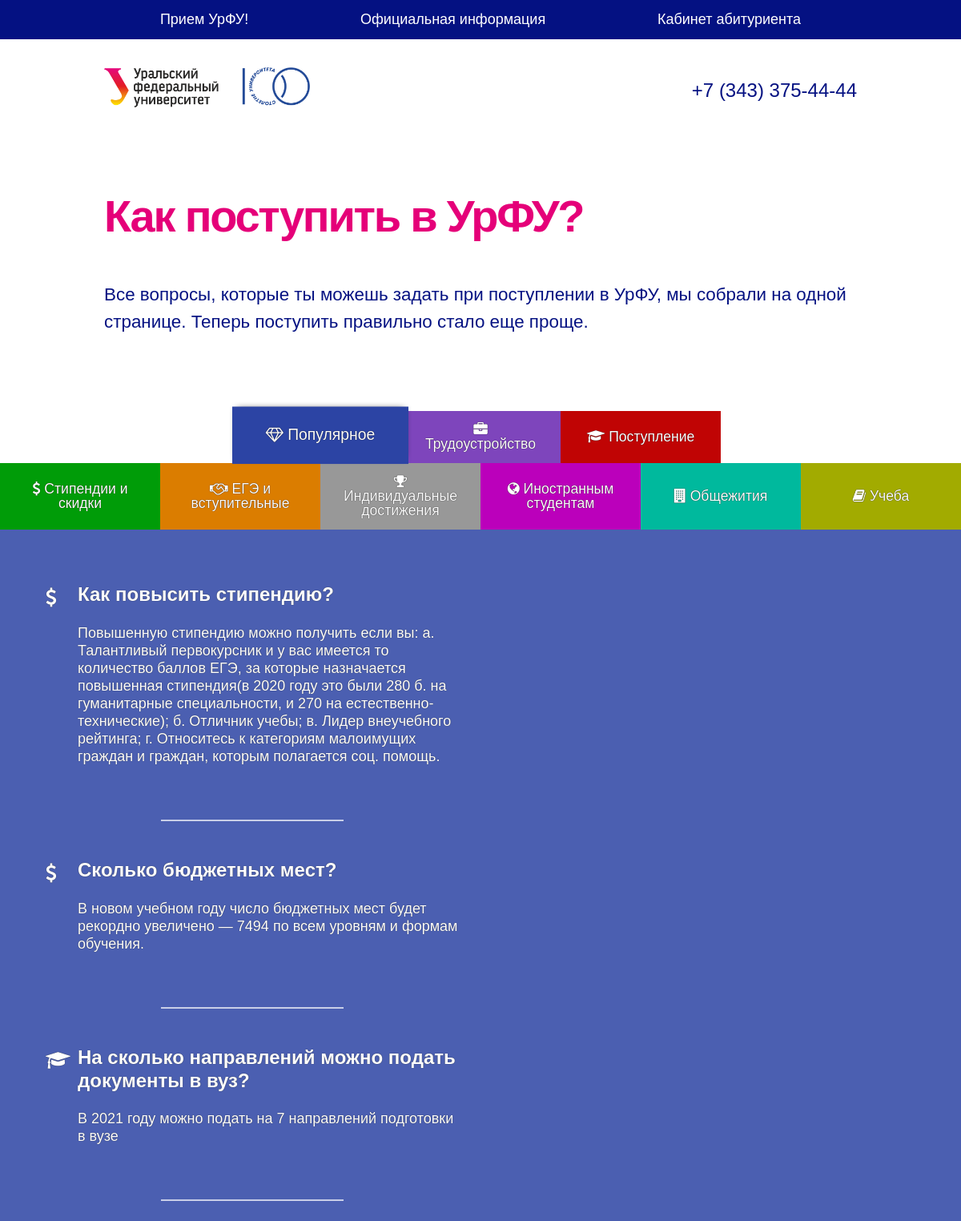
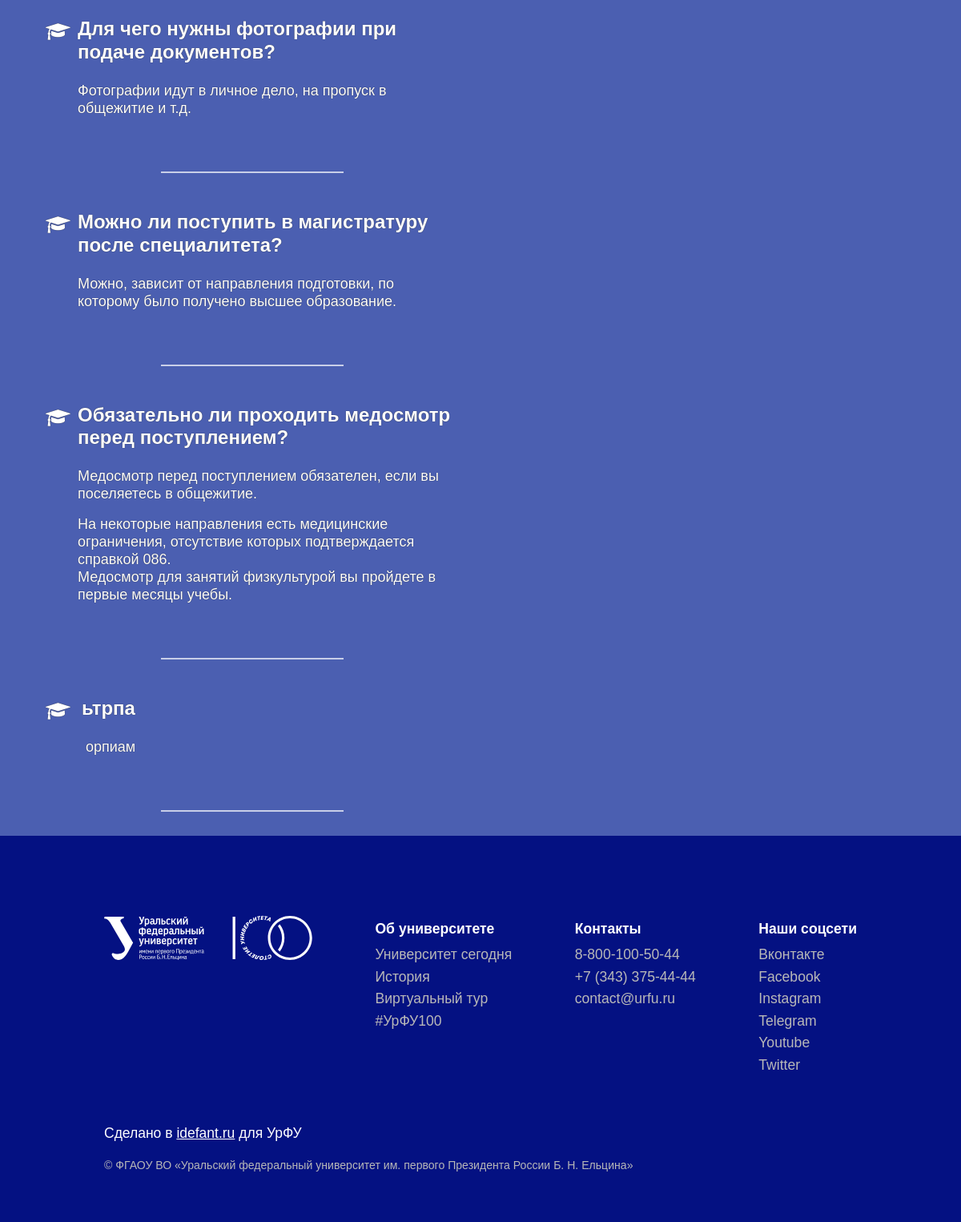
Before: / with the older database file (2 pictures, top to bottom).
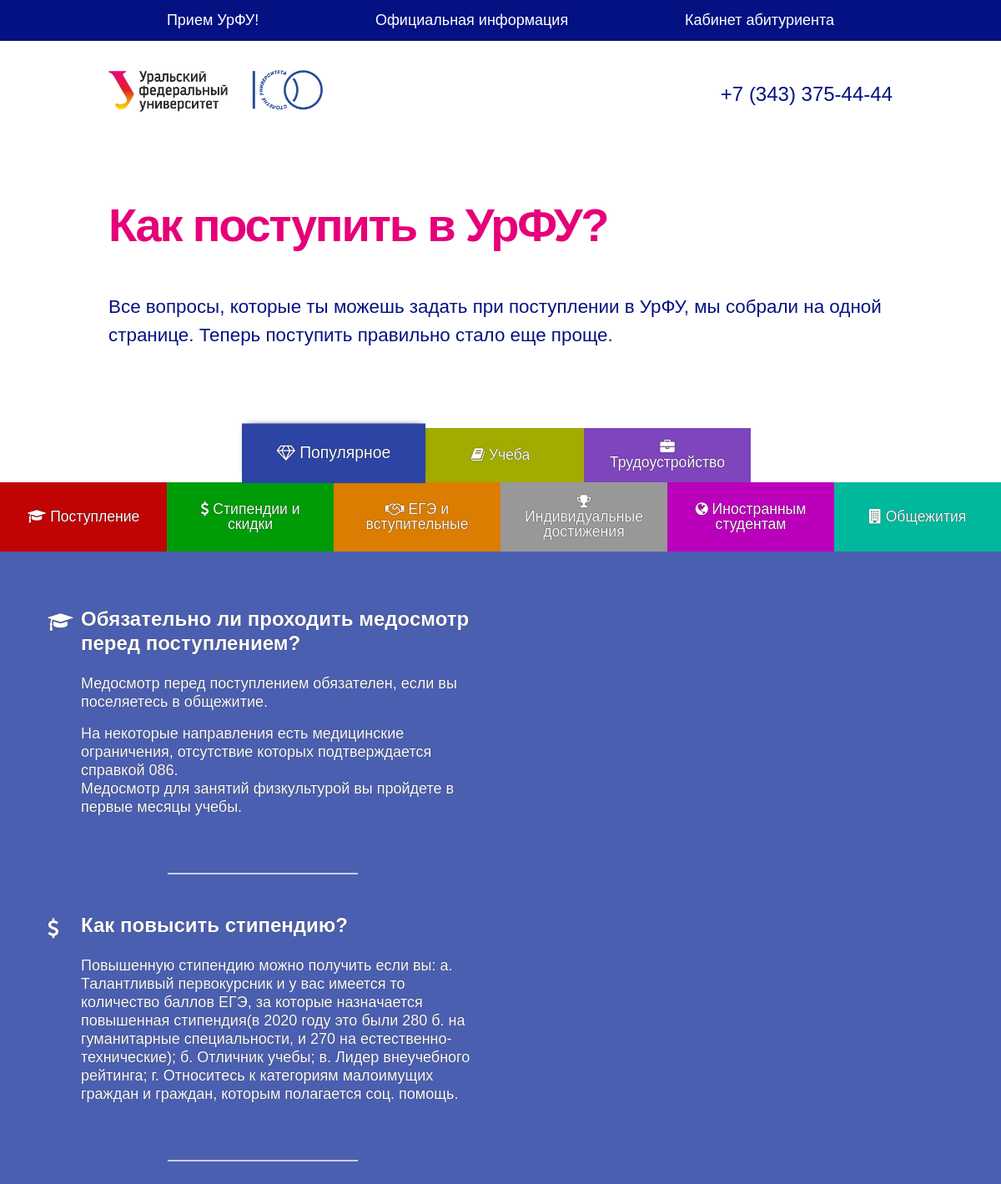
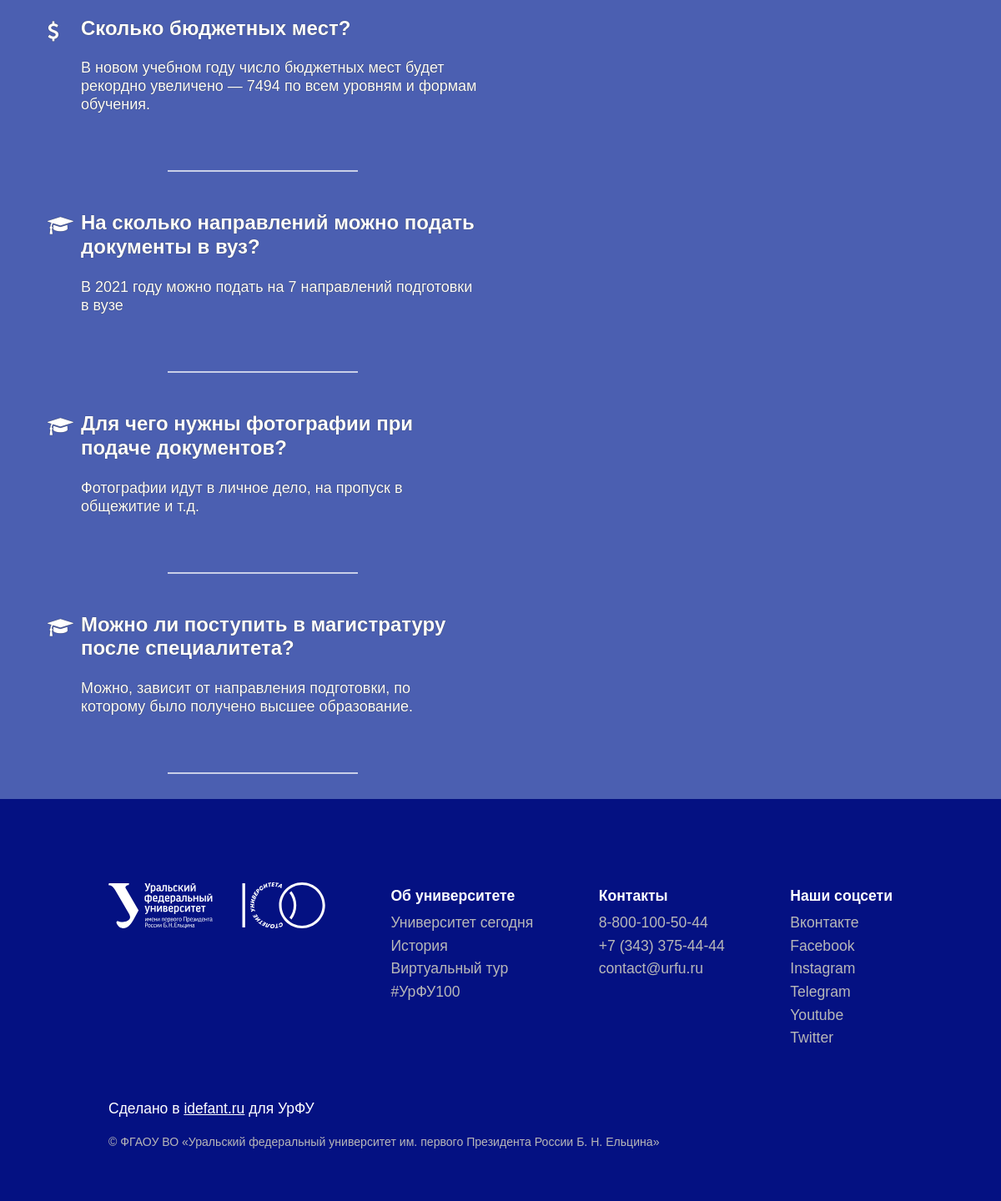
After: the same page with the newer database file (2 pictures, top to bottom).
### models.py (models this page shows, shortened)
class Categories(db.Model):
    id = db.Column(db.Integer, primary_key = True)
    name = db.Column(db.String(100), nullable=False)
    priority = db.Column(db.Integer, nullable=False)
    icon_name = db.Column(db.String(30))
    color = db.Column(db.String(30), default="rgb(255, 255, 255)")

class Questions(db.Model):
    id = db.Column(db.Integer, primary_key = True)
    question = db.Column(db.String(1000), nullable=False)
    clear_question = db.Column(db.String(1000))
    answer = db.Column(db.Text, nullable = False)
    cat_id = db.Column(db.Integer, db.ForeignKey('categories.id'))
    priority = db.Column(db.Integer, nullable=False)
    is_popular = db.Column(db.Boolean, default = False)
    popular_priority = db.Column(db.Integer, default = 0)

### website/website.py (the view)
@website.route('/')
def index():
    try:
        categories = Categories.query
        questions = Questions.query
        popular_questions = questions.filter(Questions.is_popular).order_by(Questions.popular_priority)
    except NameError:
        return render_template("admin/error_page.html", message="Ошибка чтения из БД")
    popular_qa_list_assembly = []
    for popular_question in popular_questions:
        category = categories.get(popular_question.cat_id)
        if category is not None:
            popular_qa_list_assembly += [(popular_question, category.icon_name)]
    result_popular_list = (categories.get(0), popular_qa_list_assembly)
    result_list = []
    num = 0
    for category in reversed(categories.filter(Categories.id != 0).order_by(Categories.priority).all()):
        try:
            usually_questions = questions.filter(Questions.cat_id == category.id).order_by(Questions.priority)
        except (NameError, AttributeError):
            return render_template("admin/error_page.html", message="Ошибка чтения из БД")
        result_list += [(num, category, usually_questions)]
        num = num + 1
    return render_template('website/index.html', result_list=result_list, result_popular_list=result_popular_list,
                           desktop_top_menu=desktop_top_menu, contact_tel=contact_tel, site_title=site_title,
                           site_subtitle=site_subtitle, mobile_side_menu=mobile_side_menu,
                           footer_about_university=footer_about_university, footer_contacts=footer_contacts,
                           footer_social_net=footer_social_net, qa_text_shadow=qa_text_shadow)

### website/templates/website/index.html (shortened to what this page needs)
{% extends 'website/base.html' %}
{% import "website/macros.html" as macros %}
{% block body %}
{{ macros.title_main_page(site_title, site_subtitle) }}
<section class="faq">
	<div class="tabs-menu flex">
		{% for category in result_list %}
		<button onclick="showPanel({{ category[0] }}, {{ category[0] }})" style="background-color: {{ category[1].color }};">
			<i class="fa {{ category[1].icon_name }}" aria-hidden="true"></i>
			{{ category[1].name }}
		</button>
		{% endfor %}
		<button onclick="showPanel({{ result_list | length }}, {{ result_list | length }})" class="current" style="background-color: {{ result_popular_list[0].color }};">
			<i class="fa {{ result_popular_list[0].icon_name }}" aria-hidden="true"></i>
			{{ result_popular_list[0].name }}
		</button>
	</div>
	<div class="tab-content" style="background-color: {{ result_popular_list[0].color }};">
		<div class="tab-content-container">
			{% for qa in result_popular_list[1] %}
			<div class="qa_item">
				<div class="qa_item_container">
					<div class="qa_icon">
						<i class="fa {{ qa[1] }}" aria-hidden="true"></i>
					</div>
					<div class="qa_content">
						<div class="qa_question">
							{{ qa[0].question }}
						</div>
						<div class="qa_answer">
							{{ qa[0].answer | safe }}
						</div>
					</div>
				</div>
				<div class="item_separator"></div>
			</div>
			{% endfor %}
		</div>
	</div>
</section>
{% endblock %}

### website/templates/website/base.html (shortened to what this page needs)
<!DOCTYPE html>
<html class="js no-touch" lang="ru"><head>
	<link rel="stylesheet" href="{{ url_for('static', filename='libraries/css/bootstrap-reboot.min.css') }}">
	<link rel="stylesheet" href="{{ url_for('website.static', filename='css/style.css') }}">
	<link rel="stylesheet" href="{{ url_for('static', filename='libraries/css/font-awesome.min.css') }}">
</head>
<body class="language_ru ">
	<div class="site">
		<nav class="user-menu-wrapper">
			<ul class="nav_wrapper container">
				{% for item_link in desktop_top_menu %}
					<li class="nav_item"><a href="{{ item_link[1] }}">{{ item_link[0] }}</a></li>
				{% endfor %}
			</ul>
		</nav>
		<header class="header-custom">
			<div class="container flex navbar header_container">
				<a href="https://urfu.ru/priemurfu" class="logo">
					<img class="logo_img" src="{{ url_for('website.static', filename='img/UrFULogo_Russian.png') }}" height="50">
				</a>
				<a href="{{ contact_tel[1] }}" class="header-phone">{{ contact_tel[0] }}</a>
			</div>
		</header>
		{% block body %}{% endblock %}
		<section class="footer-custom">
			<div class="container">
				<div class="footer-menu">
					<a href="https://urfu.ru/" target="_blank" class="footer-logo"><img src="{{ url_for('website.static', filename='svg/UrFULogo100White.svg') }}" loading="lazy" alt="" width="260"></a>
					<div class="footer-column">
						<h3 class="footer-label">Об университете</h3>
						<ul class="footer-list">
							<li>
								{% for item_link in footer_about_university %}
									<a href="{{ item_link[1] }}" target="_blank" class="footer-link">{{ item_link[0] }}</a>
								{% endfor %}
							</li>
						</ul>
					</div>
					<div class="footer-column">
						<h3 class="footer-label">Контакты</h3>
						<ul class="footer-list">
							<li>
								{% for item_link in footer_contacts %}
									<a href="{{ item_link[1] }}" class="footer-link">{{ item_link[0] }}</a>
								{% endfor %}
							</li>
						</ul>
					</div>
					<div class="footer-column">
						<h3 class="footer-label">Наши соцсети</h3>
						<ul class="footer-list">
							<li>
								{% for item_link in footer_social_net %}
									<a href="{{ item_link[1] }}" target="_blank" class="footer-link">{{ item_link[0] }}</a>
								{% endfor %}
							</li>
						</ul>
					</div>
				</div>
				<div class="creator_signature">Сделано в <a class="creator_signature_link" href="https://idefant.ru" target="_blank">idefant.ru</a> для УрФУ</div>
				<div class="subfooter">© ФГАОУ ВО «Уральский федеральный университет им. первого Президента России Б. Н. Ельцина»</div>
			</div>
		</section>
	</div>
</body>
</html>

### website/templates/website/macros.html
{% macro title_main_page(site_title, site_subtitle) %}
<section class="hero">
	<div class="container">
		<div class="hero-text">
			<h1 class="hero-heading">{{ site_title }}</h1>
			<p class="hero-paragraph">{{ site_subtitle }}</p>
		</div>
	</div>
</section>
{% endmacro %}

### website/static/css/style.css (style rules this page uses)
a, body, div, h1, h3, header, html, img, li, section, ul { margin: 0; padding: 0; border: 0; font-size: 100%; vertical-align: baseline }
header, section { display: block }
.site { margin: 0 auto }
button { border: none; color: #fff; text-decoration: none; display: inline-block; }
.site { min-height: 100% }
body { font-family: 'Arial', sans-serif !important; background: #fff; color: #041182; }
h1, h3 { font-family: 'Arial', sans-serif !important; color: rgba(229, 0, 121, 1); margin: 0; font-weight: bold; }
h1 { margin-bottom: 0.5em; }
ul { margin-left: 0; list-style-type: none; }
header a { color: rgba(4, 17, 130, 1); text-decoration: none; }
section { padding: 50px 0; }
.container { max-width: 940px; margin-left: auto; margin-right: auto; }
.flex { display: flex; }
.navbar { justify-content: space-between; align-items: center; padding: 25px 0; }
.header-phone { font-size: 1.5em; }
.hero { padding-bottom: 0; }
.hero-heading { font-size: 3.5em; font-weight: 600; letter-spacing: -0.04em; padding: 20px 0; }
.hero-paragraph { font-size: 1.4em; margin-bottom: 2em; font-weight: 400; }
.tabs-menu { width: 100%; flex-wrap: wrap-reverse; flex-direction: row-reverse; justify-content: center; }
.tabs-menu button { max-width: calc(100% / 6); min-width: calc(100% / 6); line-height: 1em; font-size: 1.1em; padding: 15px 20px; text-align: center; min-height: 65px; outline:none !important; }
button.current { transform: scale(1.1) translateY(-2px); z-index: 2; box-shadow: 0 -2px 8px -5px black; }
.footer-custom { padding: 100px 0 60px; background-color: #041182; color: #23286b; font-size: 1.1em; }
.footer-menu { display: -webkit-box; display: -webkit-flex; display: -ms-flexbox; display: flex; margin-bottom: 52px; -webkit-box-pack: justify; -webkit-justify-content: space-between; -ms-flex-pack: justify; justify-content: space-between; color: #fff; text-align: left; flex-wrap: wrap; }
.footer-label { margin-top: 0px; margin-bottom: 8px; font-size: 1em; color: white; line-height: 32px; }
.footer-link { display: block; margin-bottom: 10px; color: #b8b8b8; text-decoration: none; line-height: 1em; }
.footer-logo { height: 100%; margin-bottom: 50px; }
.subfooter { color: #b8b8b8; font-size: 0.8em; text-align: left; }
nav { width: 100%; background-color: #041182; margin-bottom: 10px; }
.nav_wrapper { list-style-type: none; display: flex; justify-content: space-around; padding: 11px 0; }
.nav_item a { text-decoration: none; color: white; font-size: 18px; }
.tab-content { color: #fff; padding-top: 20px; display: block; opacity: 0.85; padding-bottom: 30px; }
.tab-content-container { width: 100%; margin-right: auto; margin-left: auto; max-width: 1140px; }
.user-menu-wrapper { display: none; }
@media (min-width: 1024px) { .user-menu-wrapper { display: block; } }
html { overflow-x: hidden; }
.creator_signature { color: white; font-size: 17.5px; margin-bottom: 17px; }
.creator_signature_link { color: white; }
.faq { padding-bottom: 0; }

### website/templates/website/index.html (style rules this page uses)
.qa_item, .tabs-menu button { text-shadow: 0 0 1px black; }

Changed rows visible on the page:
no longer on one of the page's lists (row edited): Categories: question "ьтрпа", answer "орпиам"
changed Categories "Поступление": question "На сколько направлений можно подать документы в вуз?" → "Обязательно ли проходить медосмотр перед поступлением?"; answer "В 2021 году можно подать на 7 направлений подготовки в вузе" → "Медосмотр перед поступлением обязателен, если вы поселяетесь в общежитие. На некоторые направления есть медицинские ограничения, отсутствие которых подтверждается справкой 086. Медосмотр для занятий физкультурой вы пройдете в первые месяцы учебы."; question "Для чего нужны фотографии при подаче документов?" → "На сколько направлений можно подать документы в вуз?"; answer "Фотографии идут в личное дело, на пропуск в общежитие и т.д." → "В 2021 году можно подать на 7 направлений подготовки в вузе"; question "Можно ли поступить в магистратуру после специалитета?" → "Для чего нужны фотографии при подаче документов?"; answer "Можно, зависит от направления подготовки, по которому было получено высшее образование." → "Фотографии идут в личное дело, на пропуск в общежитие и т.д."; question "Обязательно ли проходить медосмотр перед поступлением?" → "Можно ли поступить в магистратуру после специалитета?"; answer "Медосмотр перед поступлением обязателен, если вы поселяетесь в общежитие. На некоторые направления есть медицинские ограничения, отсутствие которых подтверждается справкой 086. Медосмотр для занятий физкультурой вы пройдете в первые месяцы учебы." → "Можно, зависит от направления подготовки, по которому было получено высшее образование."; moves up the list
changed Categories "Учеба": moves down the list
